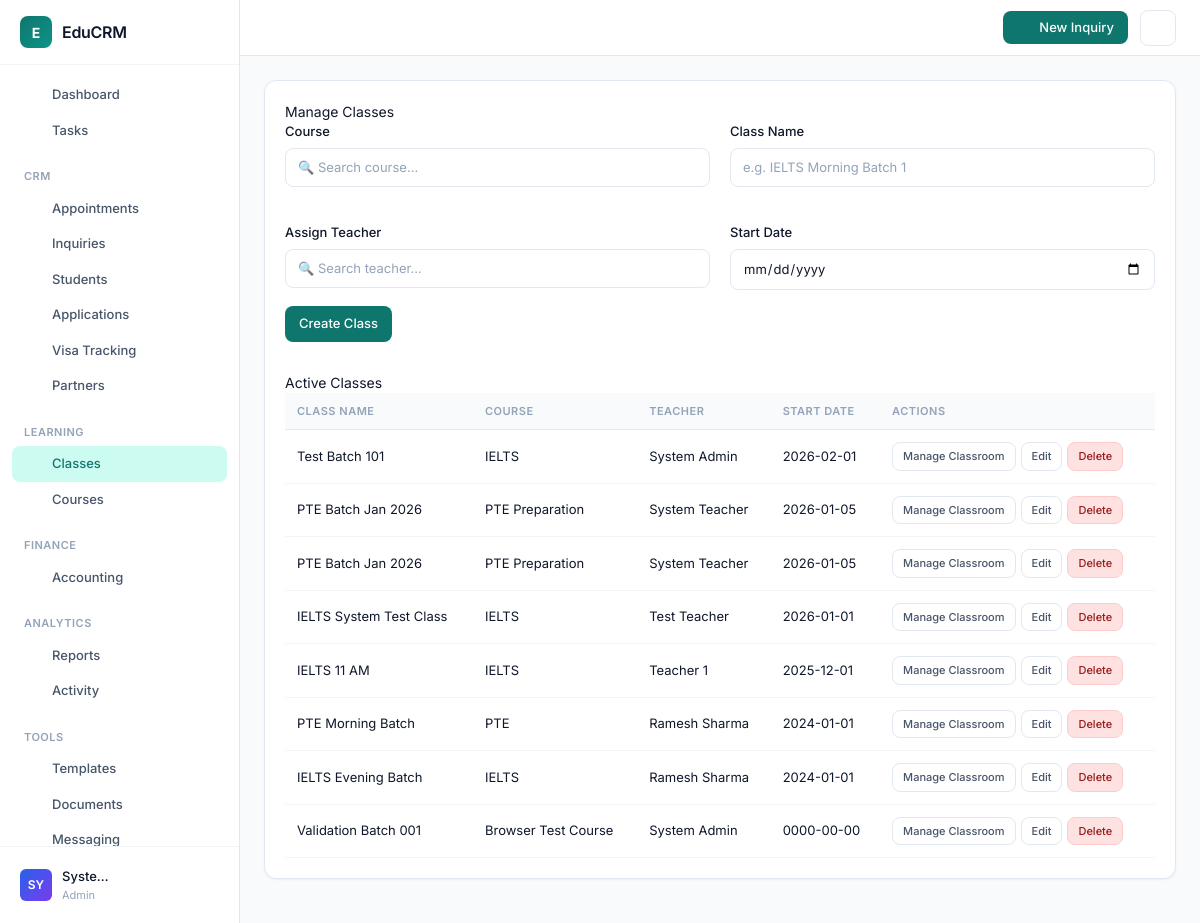
Screenshot of /modules/lms/classes.php (signed in) with the database file from the repository.
### tables this page shows
CREATE TABLE `classes` (
  `id` int(11) NOT NULL,
  `course_id` int(11) NOT NULL,
  `teacher_id` int(11) DEFAULT NULL,
  `name` varchar(100) DEFAULT NULL,
  `schedule_info` varchar(255) DEFAULT NULL,
  `start_date` date DEFAULT NULL,
  `end_date` date DEFAULT NULL,
  `status` enum('active','completed','cancelled') DEFAULT 'active',
  `deleted_at` timestamp NULL DEFAULT NULL,
  `updated_at` datetime DEFAULT NULL ON UPDATE current_timestamp(),
  `branch_id` int(11) DEFAULT NULL
);

CREATE TABLE `courses` (
  `id` int(11) NOT NULL,
  `name` varchar(100) NOT NULL,
  `description` text DEFAULT NULL,
  `created_at` timestamp NOT NULL DEFAULT current_timestamp(),
  `updated_at` datetime DEFAULT NULL ON UPDATE current_timestamp()
);

CREATE TABLE `users` (
  `id` int(11) NOT NULL,
  `name` varchar(100) NOT NULL,
  `email` varchar(100) NOT NULL,
  `password_hash` varchar(255) NOT NULL,
  `role` enum('admin','counselor','teacher','student') NOT NULL DEFAULT 'student',
  `phone` varchar(20) DEFAULT NULL,
  `address` text DEFAULT NULL,
  `country_id` int(11) DEFAULT NULL,
  `education_level_id` int(11) DEFAULT NULL,
  `country` varchar(100) DEFAULT NULL,
  `education_level` varchar(50) DEFAULT NULL,
  `passport_number` varchar(50) DEFAULT NULL,
  `created_at` timestamp NOT NULL DEFAULT current_timestamp(),
  `reset_token` varchar(100) DEFAULT NULL,
  `token_expiry` datetime DEFAULT NULL,
  `deleted_at` timestamp NULL DEFAULT NULL,
  `two_factor_secret` varchar(32) DEFAULT NULL,
  `two_factor_enabled` tinyint(1) DEFAULT 0,
  `last_login_at` timestamp NULL DEFAULT NULL,
  `last_login_ip` varchar(45) DEFAULT NULL,
  `branch_id` int(11) DEFAULT NULL,
  `updated_at` datetime DEFAULT NULL
);

### app/helpers.php (called while the page is built, shortened)
<?php
function hasRole(string|array $role): bool
{
    $userRoles = $_SESSION['roles'] ?? [];
    if (isset($_SESSION['role'])) {
        $userRoles[] = $_SESSION['role'];
    }
    return in_array($role, $userRoles);
}

### modules/lms/classes.php (the view, shortened to what this page needs)
<?php
require_once '../../app/bootstrap.php';
$query = "
    SELECT c.*, co.name as course_name, u.name as teacher_name
    FROM classes c
    JOIN courses co ON c.course_id = co.id
    LEFT JOIN users u ON c.teacher_id = u.id
";
if (hasRole('admin')) {
    $classes = $pdo->query($query . " ORDER BY c.start_date DESC")->fetchAll();
} elseif (hasRole('teacher')) {
    $classes_stmt = $pdo->prepare($query . " WHERE c.teacher_id = ? ORDER BY c.start_date DESC");
    $classes_stmt->execute([$_SESSION['user_id']]);
    $classes = $classes_stmt->fetchAll();
} else {
    $classes_stmt = $pdo->prepare($query . " JOIN enrollments e ON c.id = e.class_id WHERE e.student_id = ? ORDER BY c.start_date DESC");
    $classes_stmt->execute([$_SESSION['user_id']]);
    $classes = $classes_stmt->fetchAll();
}
require_once '../../templates/header.php';
?>
<div class="card">
    <h2>Manage Classes</h2>
    <?php if (hasRole('admin') || hasRole('branch_manager') || hasRole('counselor') || hasRole('accountant')): ?>
        <form method="POST" style="margin-bottom: 30px;" id="createClassForm">
            <div style="display: grid; grid-template-columns: 1fr 1fr; gap: 20px;">
                <div class="form-group">
                    <label>Course</label>
                    <div style="position: relative;">
                        <input type="text" id="courseSearch" class="form-control" placeholder="🔍 Search course..."
                            autocomplete="off">
                    </div>
                </div>
                <div class="form-group">
                    <label>Class Name</label>
                    <input type="text" name="name" class="form-control" placeholder="e.g. IELTS Morning Batch 1" required>
                </div>
                <div class="form-group">
                    <label>Assign Teacher</label>
                    <div style="position: relative;">
                        <input type="text" id="teacherSearch" class="form-control" placeholder="🔍 Search teacher..."
                            autocomplete="off">
                    </div>
                </div>
                <div class="form-group">
                    <label>Start Date</label>
                    <input type="date" name="start_date" class="form-control">
                </div>
            </div>
            <button type="submit" class="btn">Create Class</button>
        </form>
    <?php endif; ?>
    <h3>Active Classes</h3>
    <table>
        <thead>
            <tr>
                <th>Class Name</th>
                <th>Course</th>
                <th>Teacher</th>
                <th>Start Date</th>
                <th>Actions</th>
            </tr>
        </thead>
        <tbody>
            <?php foreach ($classes as $cl): ?>
                <tr>
                    <td><?php echo htmlspecialchars($cl['name']); ?></td>
                    <td><?php echo htmlspecialchars($cl['course_name']); ?></td>
                    <td><?php echo htmlspecialchars($cl['teacher_name'] ?? 'Unassigned'); ?></td>
                    <td><?php echo htmlspecialchars($cl['start_date']); ?></td>
                    <td>
                        <div style="display: flex; gap: 5px;">
                            <a href="classroom.php?class_id=<?php echo $cl['id']; ?>" class="btn btn-secondary"
                                style="padding: 5px 10px; font-size: 11px;">Manage Classroom</a>
                            <?php if (hasRole('admin') || hasRole('branch_manager') || hasRole('counselor') || hasRole('accountant')): ?>
                                <a href="class_edit.php?id=<?php echo $cl['id']; ?>" class="btn btn-secondary"
                                    style="padding: 5px 10px; font-size: 11px;">Edit</a>
                                <a href="#" onclick="confirmDelete(<?php echo $cl['id']; ?>)" class="btn"
                                    style="padding: 5px 10px; font-size: 11px; background: #fee2e2; color: #991b1b; border: 1px solid #fecaca;">Delete</a>
                            <?php endif; ?>
                        </div>
                    </td>
                </tr>
            <?php endforeach; ?>
        </tbody>
    </table>
</div>
<?php require_once '../../templates/footer.php'; ?>

### public/assets/css/sidebar.css (style rules this page uses)
:root { --primary: #0f766e; --primary-hover: #0d9488; --primary-light: #ccfbf1; --accent-red: #dc2626; --accent-red-light: #fef2f2; --accent-orange: #ea580c; --accent-orange-light: #fff7ed; --accent-amber: #d97706; --accent-amber-light: #fffbeb; --accent-green: #16a34a; --accent-green-light: #f0fdf4; --accent-blue: #2563eb; --accent-blue-light: #eff6ff; --accent-violet: #7c3aed; --accent-violet-light: #f5f3ff; --bg: #f8fafc; --surface: #ffffff; --border: #e2e8f0; --border-light: #f1f5f9; --text: #0f172a; --text-secondary: #475569; --text-muted: #94a3b8; --sidebar-width: 240px; --sidebar-bg: #ffffff; --sidebar-border: #e2e8f0; --shadow-xs: 0 1px 2px rgba(0, 0, 0, 0.04); --shadow-sm: 0 1px 3px rgba(0, 0, 0, 0.06), 0 1px 2px rgba(0, 0, 0, 0.04); --shadow-md: 0 4px 6px -1px rgba(0, 0, 0, 0.06), 0 2px 4px -1px rgba(0, 0, 0, 0.04); --radius-sm: 6px; --radius-md: 8px; --radius-lg: 12px; --transition: 150ms ease; }
*, *::before, *::after { box-sizing: border-box; }
body { margin: 0; padding: 0; font-family: 'Inter', -apple-system, BlinkMacSystemFont, 'Segoe UI', system-ui, sans-serif; font-size: 14px; line-height: 1.5; color: var(--text); background: var(--bg); -webkit-font-smoothing: antialiased; }
.card { background: var(--surface); border: 1px solid var(--border); border-radius: var(--radius-lg); padding: 20px; margin-bottom: 20px; }
.btn { display: inline-flex; align-items: center; justify-content: center; gap: 6px; padding: 8px 14px; border-radius: var(--radius-md); font-size: 13px; font-weight: 500; cursor: pointer; text-decoration: none; border: none; transition: all var(--transition); background: var(--primary); color: white; }
.btn-secondary { background: var(--surface); color: var(--text-secondary); border: 1px solid var(--border); }
table { width: 100%; border-collapse: collapse; }
table thead th { padding: 10px 12px; text-align: left; font-size: 11px; font-weight: 600; text-transform: uppercase; letter-spacing: 0.5px; color: var(--text-muted); background: var(--bg); border-bottom: 1px solid var(--border); }
table td { padding: 12px; font-size: 13px; border-bottom: 1px solid var(--border-light); }
.form-control { width: 100%; padding: 9px 12px; border: 1px solid var(--border); border-radius: var(--radius-md); font-size: 13px; background: var(--surface); color: var(--text); transition: all var(--transition); }
.form-control::placeholder { color: var(--text-muted); }
.form-group { margin-bottom: 16px; }
.form-group label { display: block; font-size: 13px; font-weight: 500; color: var(--text); margin-bottom: 6px; }
input[type="text"], input[type="email"], input[type="password"], input[type="number"], input[type="search"], input[type="tel"], input[type="url"], input[type="date"], select, textarea { padding: 9px 12px; border: 1px solid var(--border); border-radius: var(--radius-md); font-size: 13px; font-family: inherit; background: var(--surface); color: var(--text); transition: all var(--transition); }

### rows the page displays
classes: name "Test Batch 101", course.name "IELTS", teacher.name "System Admin", start_date "2026-02-01"
classes: name "PTE Batch Jan 2026", course.name "PTE Preparation", teacher.name "System Teacher", start_date "2026-01-05"
classes: name "PTE Batch Jan 2026", course.name "PTE Preparation", teacher.name "System Teacher", start_date "2026-01-05"
classes: name "IELTS System Test Class", course.name "IELTS", teacher.name "Test Teacher", start_date "2026-01-01"
classes: name "IELTS 11 AM", course.name "IELTS", teacher.name "Teacher 1", start_date "2025-12-01"
classes: name "PTE Morning Batch", course.name "PTE", teacher.name "Ramesh Sharma", start_date "2024-01-01"
classes: name "IELTS Evening Batch", course.name "IELTS", teacher.name "Ramesh Sharma", start_date "2024-01-01"
classes: name "Validation Batch 001", course.name "Browser Test Course", teacher.name "System Admin", start_date "0000-00-00"

### other values shown
$item['label'] "Dashboard"
$item['label'] "Tasks"
$section['title'] "CRM"
$item['label'] "Appointments"
$item['label'] "Inquiries"
$item['label'] "Students"
$item['label'] "Applications"
$item['label'] "Visa Tracking"
$item['label'] "Partners"
$section['title'] "LEARNING"
$item['label'] "Classes"
$item['label'] "Courses"
$section['title'] "FINANCE"
$item['label'] "Accounting"
$section['title'] "ANALYTICS"
